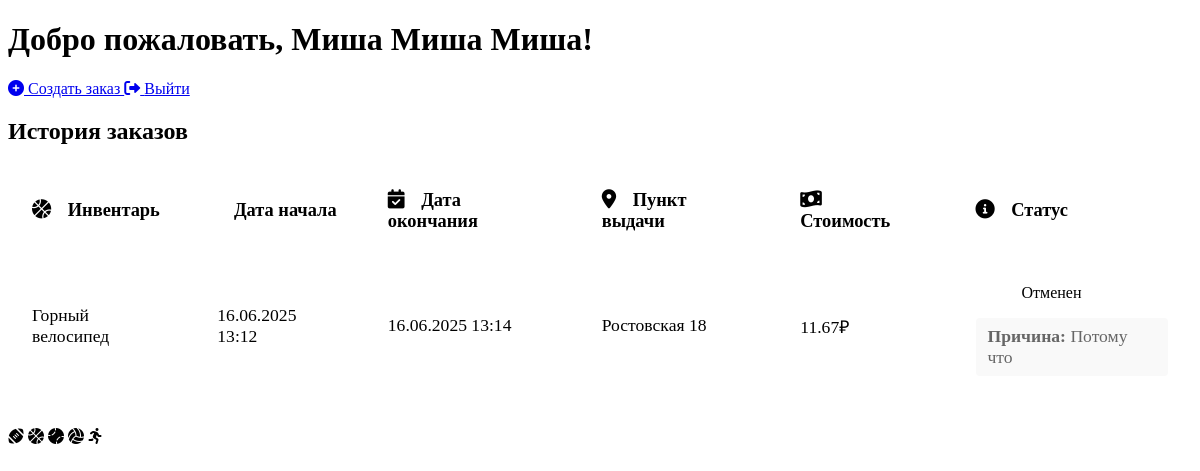
/dashboard.php (signed in), run on the app's committed database.
### tables this page shows
CREATE TABLE `orders` (
  `order_id` int NOT NULL,
  `user_id` int NOT NULL,
  `equipment_id` int NOT NULL,
  `point_id` int NOT NULL,
  `start_time` datetime NOT NULL,
  `end_time` datetime NOT NULL,
  `total_price` decimal(10,2) NOT NULL,
  `payment_method` enum('cash','card') NOT NULL,
  `status` enum('new','confirmed','completed','cancelled') DEFAULT 'new',
  `cancellation_reason` text NOT NULL COMMENT 'Причина отмены заказа',
  `created_at` timestamp NULL DEFAULT CURRENT_TIMESTAMP
);

CREATE TABLE `equipment` (
  `equipment_id` int NOT NULL,
  `name` varchar(100) NOT NULL,
  `type` varchar(50) NOT NULL,
  `price_per_hour` decimal(10,2) NOT NULL,
  `available_quantity` int NOT NULL,
  `description` text
);

CREATE TABLE `pickup_points` (
  `point_id` int NOT NULL,
  `address` varchar(200) NOT NULL,
  `working_hours` varchar(100) NOT NULL
);

### functions.php (called while the page is built, shortened)
<?php
function get_user_orders($user_id, $pdo) {
    $stmt = $pdo->prepare("
        SELECT o.*, e.name as equipment_name, p.address
        FROM orders o
        JOIN equipment e ON o.equipment_id = e.equipment_id
        JOIN pickup_points p ON o.point_id = p.point_id
        WHERE user_id = ?
        ORDER BY created_at DESC
    ");
    $stmt->execute([$user_id]);
    return $stmt->fetchAll(PDO::FETCH_ASSOC);
}
?>

### dashboard.php (the view, shortened to what this page needs)
<?php
include 'config.php';
include 'functions.php';
$orders = get_user_orders($_SESSION['user_id'], $pdo);
?>
<!DOCTYPE html>
<html lang="ru">
<head>
    <link rel="stylesheet" href="https://cdnjs.cloudflare.com/ajax/libs/font-awesome/6.0.0/css/all.min.css">
    <link rel="stylesheet" href="style.css">
</head>
<body>
    <div class="container">
        <div class="sports-bg">
            <header>
                <h1 class="welcome">Добро пожаловать, <?= htmlspecialchars($_SESSION['full_name']) ?>!</h1>
                <div class="user-actions">
                    <a href="create_order.php" class="btn">
                        <i class="fas fa-plus-circle"></i> Создать заказ
                    </a>
                    <a href="logout.php" class="btn logout-btn">
                        <i class="fas fa-sign-out-alt"></i> Выйти
                    </a>
                </div>
            </header>
            <h2 class="page-title">История заказов</h2>
            <?php if (count($orders) > 0): ?>
                <table class="orders-table">
                    <thead>
                        <tr>
                            <th><i class="fas fa-basketball"></i> Инвентарь</th>
                            <th><i class="fas fa-calendar-start"></i> Дата начала</th>
                            <th><i class="fas fa-calendar-check"></i> Дата окончания</th>
                            <th><i class="fas fa-map-marker-alt"></i> Пункт выдачи</th>
                            <th><i class="fas fa-money-bill-wave"></i> Стоимость</th>
                            <th><i class="fas fa-info-circle"></i> Статус</th>
                        </tr>
                    </thead>
                    <tbody>
                        <?php foreach ($orders as $order): ?>
                            <tr>
                                <td><?= htmlspecialchars($order['equipment_name']) ?></td>
                                <td><?= date('d.m.Y H:i', strtotime($order['start_time'])) ?></td>
                                <td><?= date('d.m.Y H:i', strtotime($order['end_time'])) ?></td>
                                <td><?= htmlspecialchars($order['address']) ?></td>
                                <td><?= number_format($order['total_price'], 2) ?>₽</td>
                                <td>
                                    <span class="status status-<?= $order['status'] ?>">
                                        <?php
                                        $statuses = [
                                            'new' => 'Новый',
                                            'confirmed' => 'Подтвержден',
                                            'completed' => 'Выполнен',
                                            'cancelled' => 'Отменен'
                                        ];
                                        echo $statuses[$order['status']];
                                        ?>
                                    </span>
                                    <?php if ($order['status'] == 'cancelled' && !empty($order['cancellation_reason'])): ?>
                                        <div class="cancellation-reason">
                                            <strong>Причина:</strong> <?= htmlspecialchars($order['cancellation_reason']) ?>
                                        </div>
                                    <?php endif; ?>
                                </td>
                            </tr>
                        <?php endforeach; ?>
                    </tbody>
                </table>
            <?php endif; ?>
            <div class="sports-icons">
                <i class="fas fa-football-ball"></i>
                <i class="fas fa-basketball-ball"></i>
                <i class="fas fa-baseball-ball"></i>
                <i class="fas fa-volleyball-ball"></i>
                <i class="fas fa-running"></i>
            </div>
        </div>
    </div>
</body>
</html>

### style.css (style rules this page uses)
.orders-table { width: 100%; border-collapse: collapse; margin-bottom: 2rem; box-shadow: var(--shadow-sm); background-color: white; border-radius: var(--border-radius); overflow: hidden; font-size: 1.1rem; }
.orders-table th, .orders-table td { padding: 1.25rem 1.5rem; text-align: left; border-bottom: 1px solid var(--border-color); vertical-align: middle; }
.orders-table th { background-color: var(--light); font-weight: 600; color: var(--dark); font-size: 1.15rem; padding-top: 1.5rem; padding-bottom: 1.5rem; }
.orders-table th i { margin-right: 0.75rem; color: var(--primary); font-size: 1.2rem; }
.status, .status-badge { display: inline-block; padding: 0.5rem 1rem; border-radius: 50px; font-size: 1rem; font-weight: 500; min-width: 120px; text-align: center; }
.cancellation-reason { font-size: 1em; color: #666; margin-top: 8px; padding: 8px 12px; background-color: #f9f9f9; border-radius: 4px; border-left: 3px solid var(--danger); }

### data on the page
orders: equipment.name "Горный велосипед", start_time "16.06.2025 13:12", end_time "16.06.2025 13:14", point.address "Ростовская 18", total_price "11.67", status "Отменен", cancellation_reason "Потому что"

### other printed values
$_SESSION['full_name'] "Миша Миша Миша"
